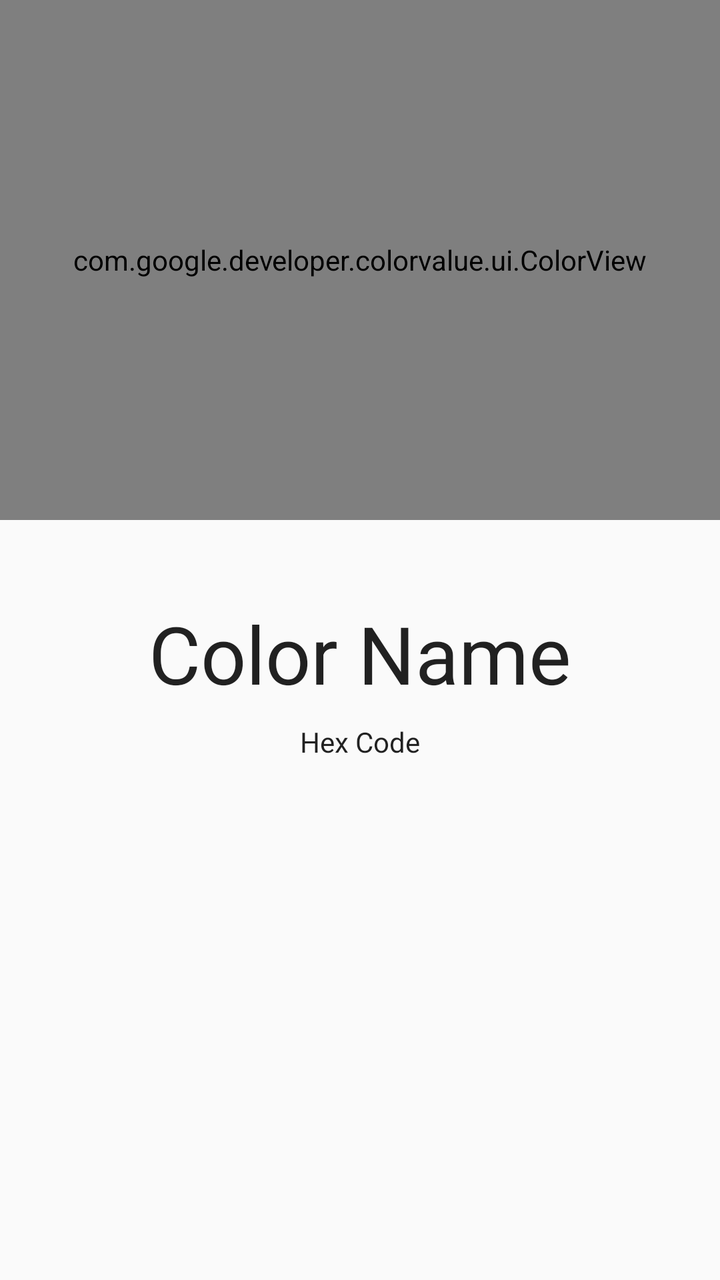
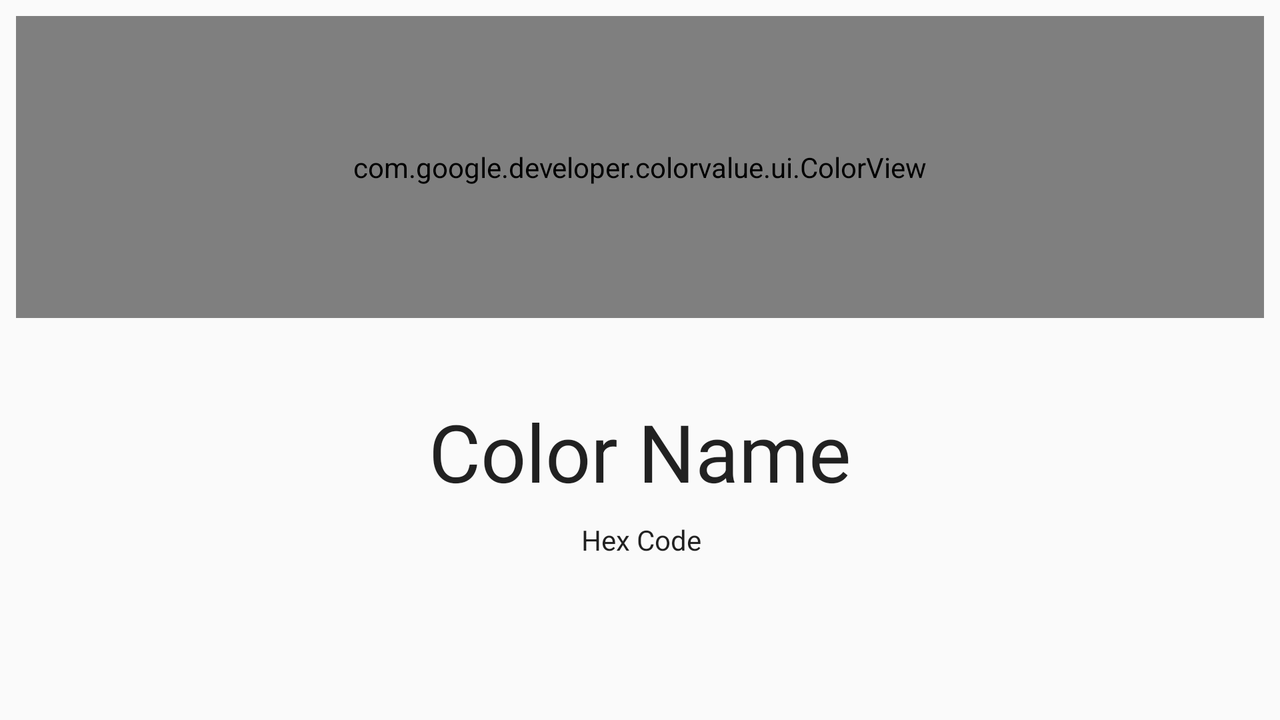

One screen, two layout resources from the same app: the default and the author's alternative for another configuration. Each is rendered where Android would select it; the XML of both is given below.
<!-- AndroidManifest.xml: application theme AppTheme -->
<!-- res/layout/activity_card.xml -->
<?xml version="1.0" encoding="utf-8"?>
<android.support.design.widget.CoordinatorLayout xmlns:android="http://schemas.android.com/apk/res/android"
    xmlns:app="http://schemas.android.com/apk/res-auto"
    xmlns:tools="http://schemas.android.com/tools"
    android:layout_width="match_parent"
    android:layout_height="match_parent"
    tools:context=".CardActivity">


    <include layout="@layout/content_card" />


</android.support.design.widget.CoordinatorLayout>
<!-- res/layout/content_card.xml (included above) -->
<?xml version="1.0" encoding="utf-8"?>
<ScrollView xmlns:android="http://schemas.android.com/apk/res/android"
    xmlns:app="http://schemas.android.com/apk/res-auto"
    xmlns:tools="http://schemas.android.com/tools"
    android:layout_width="match_parent"
    android:layout_height="match_parent"
    android:fillViewport="true"
    app:layout_behavior="@string/appbar_scrolling_view_behavior"
    app:layout_constraintBottom_toBottomOf="parent"
    tools:context=".CardActivity"
    tools:showIn="@layout/activity_card">

    <LinearLayout
        android:layout_width="match_parent"
        android:layout_height="wrap_content"
        android:orientation="vertical">

        <com.google.developer.colorvalue.ui.ColorView
            android:id="@+id/color"
            android:layout_width="match_parent"
            android:layout_height="260dp"
            android:background="@android:color/black"
            android:textSize="@dimen/color_text_size"
            app:layout_constraintLeft_toLeftOf="parent"
            app:layout_constraintRight_toRightOf="parent"
            app:layout_constraintTop_toTopOf="parent"
            app:show_text="false" />

        <TextView
            android:id="@+id/colorNameTextView"
            android:layout_width="wrap_content"
            android:layout_height="wrap_content"
            android:layout_gravity="center"
            android:layout_marginEnd="8dp"
            android:layout_marginStart="8dp"
            android:layout_marginTop="40dp"
            android:text="@string/color_name"
            android:textAppearance="?android:attr/textAppearanceLarge"
            android:textSize="40sp"
            app:layout_constraintEnd_toEndOf="parent"
            app:layout_constraintStart_toStartOf="parent"
            app:layout_constraintTop_toBottomOf="@+id/color" />

        <TextView
            android:id="@+id/colorHexCodeTextView"
            android:layout_width="wrap_content"
            android:layout_height="57dp"
            android:layout_gravity="center"
            android:layout_marginEnd="8dp"
            android:layout_marginStart="8dp"
            android:layout_marginTop="8dp"
            android:text="@string/color_hex_code"
            android:textAppearance="@android:style/TextAppearance.DeviceDefault"
            app:layout_constraintEnd_toEndOf="parent"
            app:layout_constraintHorizontal_bias="0.501"
            app:layout_constraintStart_toStartOf="parent"
            app:layout_constraintTop_toBottomOf="@+id/colorNameTextView" />

    </LinearLayout>

</ScrollView>
<!-- resources referenced by this layout -->
<resources>
  <dimen name="color_text_size">0sp</dimen>
  <string name="color_hex_code">Hex Code</string>
  <string name="color_name">Color Name</string>
  <style name="AppTheme" parent="Theme.AppCompat.Light">
          
          <item name="colorPrimary">@color/colorPrimary</item>
          <item name="colorPrimaryDark">@color/colorPrimaryDark</item>
          <item name="colorAccent">@color/colorAccent</item>
      </style>
  <color name="colorPrimary">#FAFAFA</color>
  <color name="colorPrimaryDark">#C7C7C7</color>
  <color name="colorAccent">#FF6E40</color>
</resources>
<!-- res/layout-land/activity_card.xml (the author's variant of the layout above) -->
<!-- drawn on the phone turned sideways -->
<?xml version="1.0" encoding="utf-8"?>
<ScrollView xmlns:android="http://schemas.android.com/apk/res/android"
    xmlns:app="http://schemas.android.com/apk/res-auto"
    xmlns:tools="http://schemas.android.com/tools"
    android:layout_width="match_parent"
    android:layout_height="match_parent"
    tools:context=".CardActivity">

    <android.support.constraint.ConstraintLayout
        android:layout_width="match_parent"
        android:layout_height="wrap_content"
        android:fillViewport="true"
        app:layout_behavior="@string/appbar_scrolling_view_behavior"
        app:layout_constraintBottom_toBottomOf="parent"
        tools:context=".DetailActivity"
        tools:showIn="@layout/activity_card">


        <com.google.developer.colorvalue.ui.ColorView
            android:id="@+id/color"
            android:layout_width="match_parent"
            android:layout_height="151dp"
            android:layout_marginEnd="8dp"
            android:layout_marginStart="8dp"
            android:layout_marginTop="8dp"
            android:background="@android:color/black"
            android:textSize="@dimen/color_text_size"
            app:layout_constraintEnd_toEndOf="parent"
            app:layout_constraintLeft_toLeftOf="parent"
            app:layout_constraintRight_toRightOf="parent"
            app:layout_constraintStart_toStartOf="parent"
            app:layout_constraintTop_toTopOf="parent"
            app:show_text="false" />

        <TextView
            android:id="@+id/colorNameTextView"
            android:layout_width="wrap_content"
            android:layout_height="wrap_content"
            android:layout_gravity="center"
            android:layout_marginEnd="8dp"
            android:layout_marginStart="8dp"
            android:layout_marginTop="40dp"
            android:text="@string/color_name"
            android:textAppearance="?android:attr/textAppearanceLarge"
            android:textSize="40sp"
            app:layout_constraintEnd_toEndOf="parent"
            app:layout_constraintStart_toStartOf="parent"
            app:layout_constraintTop_toBottomOf="@+id/color" />

        <TextView
            android:id="@+id/colorHexCodeTextView"
            android:layout_width="wrap_content"
            android:layout_height="57dp"
            android:layout_gravity="center"
            android:layout_marginEnd="8dp"
            android:layout_marginStart="8dp"
            android:layout_marginTop="8dp"
            android:text="@string/color_hex_code"
            android:textAppearance="@android:style/TextAppearance.DeviceDefault"
            app:layout_constraintEnd_toEndOf="parent"
            app:layout_constraintHorizontal_bias="0.501"
            app:layout_constraintStart_toStartOf="parent"
            app:layout_constraintTop_toBottomOf="@+id/colorNameTextView" />


    </android.support.constraint.ConstraintLayout>

</ScrollView>
<!-- res/layout/activity_card.xml (included above) -->
<?xml version="1.0" encoding="utf-8"?>
<android.support.design.widget.CoordinatorLayout xmlns:android="http://schemas.android.com/apk/res/android"
    xmlns:app="http://schemas.android.com/apk/res-auto"
    xmlns:tools="http://schemas.android.com/tools"
    android:layout_width="match_parent"
    android:layout_height="match_parent"
    tools:context=".CardActivity">


    <include layout="@layout/content_card" />


</android.support.design.widget.CoordinatorLayout>
